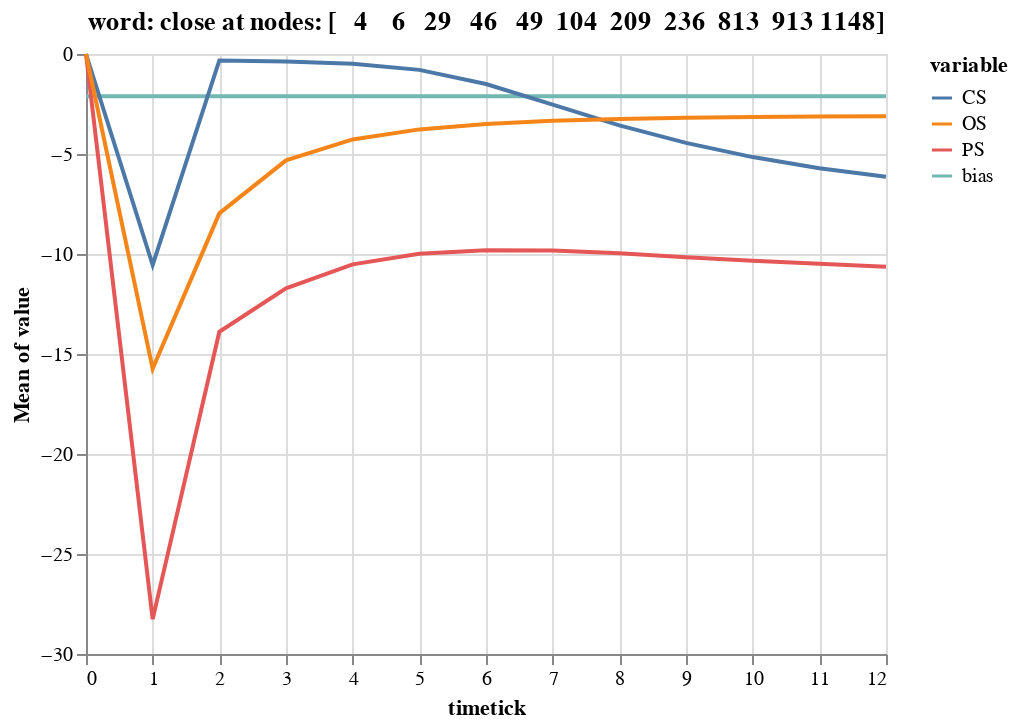

Notebook source saved alongside this figure:
### Code cell
import altair as alt
sel_node = all_on_nodes
node_df = df.loc[df.unit.isin(sel_node)]
plot_df = node_df.loc[~node_df.variable.isin(['act', 'input', 'SS', 'PP'])]

alt.Chart(plot_df).mark_line().encode(
    y='mean(value):Q', 
    x='timetick:Q', 
    color='variable:N'
    ).properties(title=f"word: {target_word} at nodes: {sel_node}")

### Figure 1 — Vega-Lite specification as saved in the notebook (floating-point values rounded to 4 significant figures; data arrays with more than 128 entries replaced by an {"elided": "..."} marker saying what was removed)
{"config": {"view": {"continuousWidth": 400, "continuousHeight": 300}}, "data": {"name": "data-9d1639f1ba7d907413c764dea1b0f275"}, "mark": "line", "encoding": {"color": {"type": "nominal", "field": "variable"}, "x": {"type": "quantitative", "field": "timetick"}, "y": {"type": "quantitative", "aggregate": "mean", "field": "value"}}, "title": "word: close at nodes: [   4    6   29   46   49  104  209  236  813  913 1148]", "$schema": "https://vega.github.io/schema/vega-lite/v4.8.1.json", "datasets": {"data-9d1639f1ba7d907413c764dea1b0f275": {"elided": "572 records"}}}
